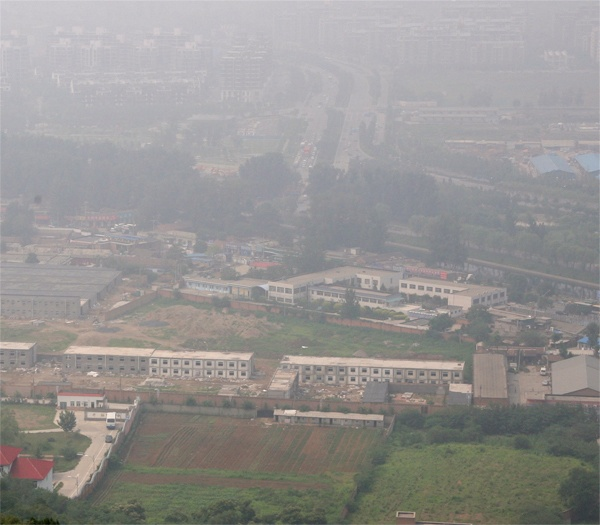
#> input picture fogimg.jpg, 600 x 525 px
$ jupyter execute 'Image Segmentation.ipynb'
#> lines starting #> are read from the running program, lines starting #| are printed output that depends on the picture; after the words box and inside, x2 and y2 are one past the last pixel; in counts of white or black regions, pixels touching at a corner belong together
# 1. Importing Necessary Packages

[cell 1]
import numpy as np
import cv2

# 2. Input the image

[cell 2]
img = cv2.imread('fogimg.jpg')
#> img is the input picture: shape (525, 600, 3); mean B, G, R 146.2, 147.8, 149.9

# 3. Applying thresholding to segment the image

[cell 3]
# Convert the image into grayscale
gray = cv2.cvtColor(img, cv2.COLOR_BGR2GRAY)

# Perform thresholding segmentation
ret, thresh = cv2.threshold(gray, 0, 255, cv2.THRESH_BINARY_INV+cv2.THRESH_OTSU)
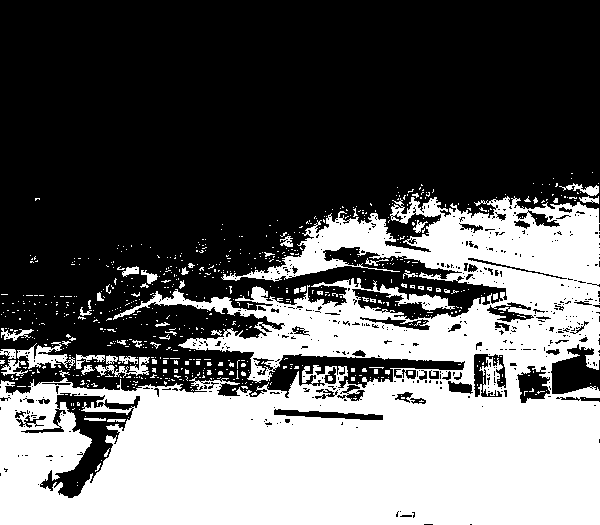
#> thresh: shape (525, 600); 39.3% white; 706 white regions (658 under 20 px), largest, box (x1, y1, x2, y2) and area: (0, 196, 600, 525) 117652, (17, 342, 75, 369) 669, (95, 357, 150, 378) 380
#> ret = 142

# Display the segmented image
cv2.imshow('Segmented image using Thresholding', thresh)
cv2.waitKey(0)
cv2.destroyAllWindows()

# 4. Applying Canny Edge Detection Algorithm to segment the image

[cell 4]
# Define the edge detection parameters
threshold1 = 30
threshold2 = 100

# Perform Canny edge detection
edges = cv2.Canny(img, threshold1, threshold2)
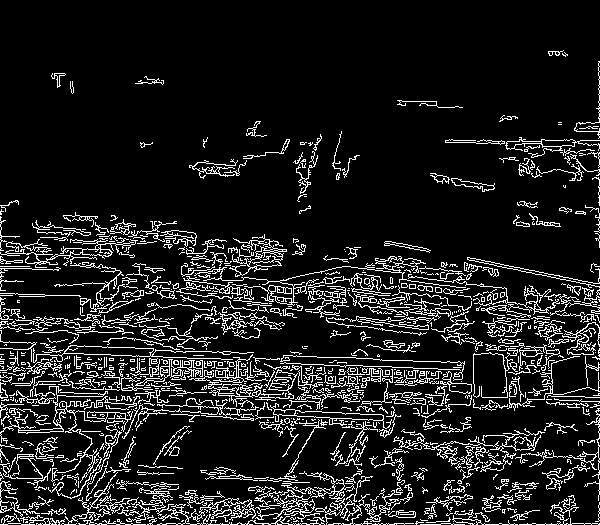
#> edges: shape (525, 600); 11.8% white in thin lines or dots

# Display the edges
cv2.imshow('Segmented image using Canny Edge Detection', edges)
cv2.waitKey(0)
cv2.destroyAllWindows()

# 5. Applying Region Growing to segment the image

[cell 5]
# Convert the image into grayscale and remove noise
gray = cv2.cvtColor(img, cv2.COLOR_BGR2GRAY)
gray = cv2.medianBlur(gray, 5)

# Function to perform region growing
def region_growing(image, seed):
#> called with seed = (200, 200)
    out = np.zeros_like(image)
    out[seed] = 255
    queue = [seed]
    while queue:
        pixel = queue.pop(0)
        for neighbor in get_neighbors(pixel, image.shape):
            if abs(image[pixel] - image[neighbor]) < 50 and out[neighbor] == 0:
                out[neighbor] = 255
                queue.append(neighbor)
    return out

# Function to get the neighbours of a given pixel
def get_neighbors(pixel, shape):
    indices = [(pixel[0] - 1, pixel[1] - 1),
               (pixel[0] - 1, pixel[1]),
               (pixel[0] - 1, pixel[1] + 1),
               (pixel[0], pixel[1] - 1),
               (pixel[0], pixel[1] + 1),
               (pixel[0] + 1, pixel[1] - 1),
               (pixel[0] + 1, pixel[1]),
               (pixel[0] + 1, pixel[1] + 1)]
    neighbors = filter(lambda x: 0 <= x[0] < shape[0] and 0 <= x[1] < shape[1], indices)
    return neighbors

# Select the seed point and segment it using region growing
seed = (200, 200)
region_grown = region_growing(gray, seed)
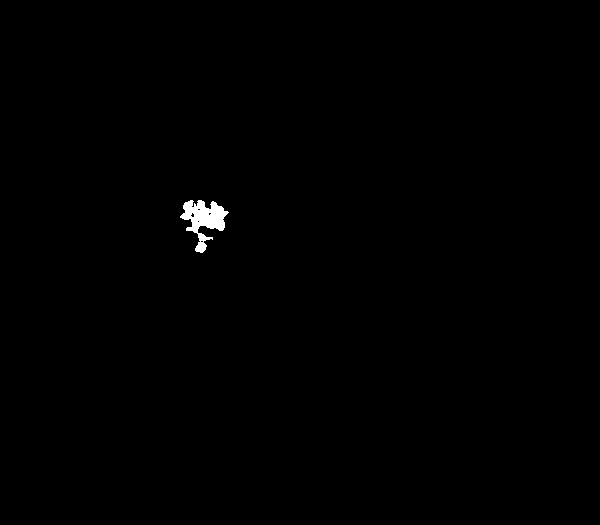
#> region_grown: shape (525, 600); 0.37% white; 1 white region, box (x1, y1, x2, y2) and area: (180, 200, 229, 253) 1173

# Display the output image
cv2.imshow("Segmented image using Region Growing", region_grown)
cv2.waitKey(0)
cv2.destroyAllWindows()

# 5. Applying Clustering (k-means) to segment the image

[cell 6]
# Reshape the input image to a 2D array of pixels
pixel_values = img.reshape((-1, 3))

# Convert the pixel values to float32 for K-means clustering
pixel_values = np.float32(pixel_values)

# Define the parameters for K-means clustering
K = 4 # number of clusters
criteria = (cv2.TERM_CRITERIA_EPS + cv2.TERM_CRITERIA_MAX_ITER, 10, 1.0)

# Perform K-means clustering
ret, labels, centers = cv2.kmeans(pixel_values, K, None, criteria, 10, cv2.KMEANS_RANDOM_CENTERS)
#> ret = 102298486.5; centers = [[91.4, 103.3, 102.1], [186.7, 183.5, 186.7], [132.7, 134.4, 137], [159, 157.4, 160.7]]

# Reshape the labels and centers to the original image shape
segmented_image = labels.reshape(img.shape[:2])
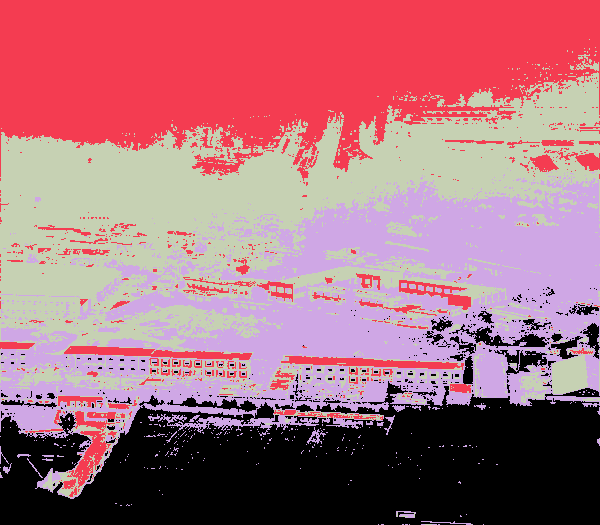
#> segmented_image: shape (525, 600) int32; 4 distinct labels, from 0 to 3; one colour per label, 0 black
centers = np.uint8(centers)
#> centers = [[91, 103, 102], [186, 183, 186], [132, 134, 136], [159, 157, 160]]
segmented_image = centers[segmented_image]
#> segmented_image: shape (525, 600, 3)

# Display the segmented image
cv2.imshow('Segmented Image using k-means clustering', segmented_image)
cv2.waitKey(0)
cv2.destroyAllWindows()

# 6. Applying Erosion and Dilation on the segmented images (Morphological Operations)

[cell 7]
import cv2
import numpy as np

img = segmented_image

# Define kernel size for erosion and dilation
kernel_size = (5,5)

# Create erosion and dilation kernels
erosion_kernel = cv2.getStructuringElement(cv2.MORPH_RECT, kernel_size)
dilation_kernel = cv2.getStructuringElement(cv2.MORPH_RECT, kernel_size)

# Apply erosion to segmented image
eroded_img = cv2.erode(img, erosion_kernel, iterations=1)
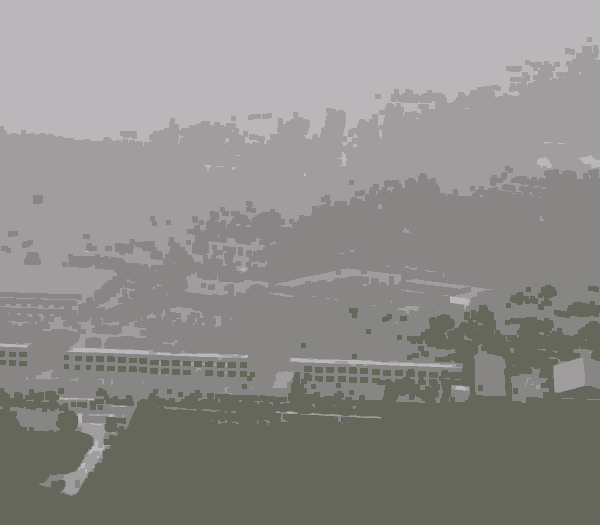
#> eroded_img: shape (525, 600, 3); mean of channels 0, 1, 2 138.6, 141.4, 143; drawn as B, G, R
# Apply dilation to segmented image
dilated_img = cv2.dilate(img, dilation_kernel, iterations=1)
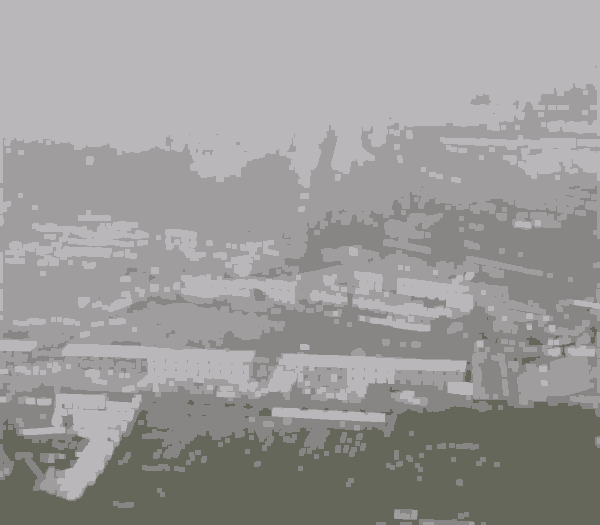
#> dilated_img: shape (525, 600, 3); mean of channels 0, 1, 2 153.5, 154.1, 156.3; drawn as B, G, R

# Display the original, eroded, and dilated images
cv2.imshow('Eroded Image', eroded_img)
cv2.imshow('Dilated Image', dilated_img)
cv2.waitKey(0)
cv2.destroyAllWindows()

# 7. Applying Clustering (k-means) to segment the image followed by thresholding

[cell 8]
import cv2
import numpy as np

img = cv2.imread('img3.png')
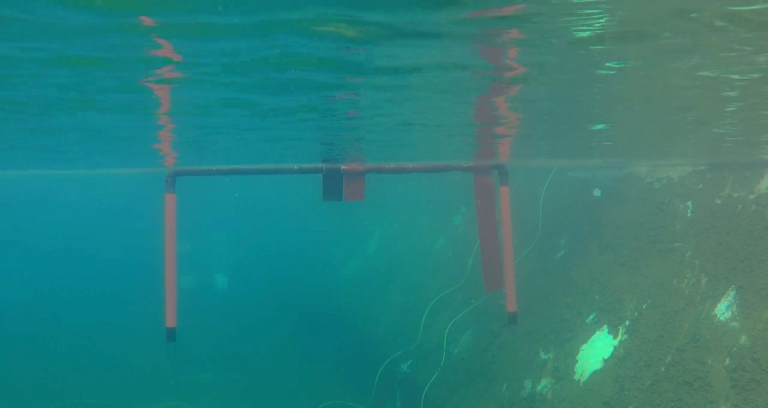
#> input picture img3.png, 768 x 408 px
#> img is the input picture: shape (408, 768, 3); mean B, G, R 123.6, 127.4, 43.7

# Reshape the input image to a 2D array of pixels
pixel_values = img.reshape((-1, 3))

# Convert the pixel values to float32 for K-means clustering
pixel_values = np.float32(pixel_values)

# Define the parameters for K-means clustering
K = 4 # number of clusters
criteria = (cv2.TERM_CRITERIA_EPS + cv2.TERM_CRITERIA_MAX_ITER, 10, 1.0)

# Perform K-means clustering
ret, labels, centers = cv2.kmeans(pixel_values, K, None, criteria, 10, cv2.KMEANS_RANDOM_CENTERS)
#> ret = 80754861.8; centers = [[117.7, 125.5, 49.85], [121.5, 122, 12.81], [111.9, 126.3, 84.85], [143.8, 135.3, 17.94]]

# Reshape the labels and centers to the original image shape
segmented_image = labels.reshape(img.shape[:2])
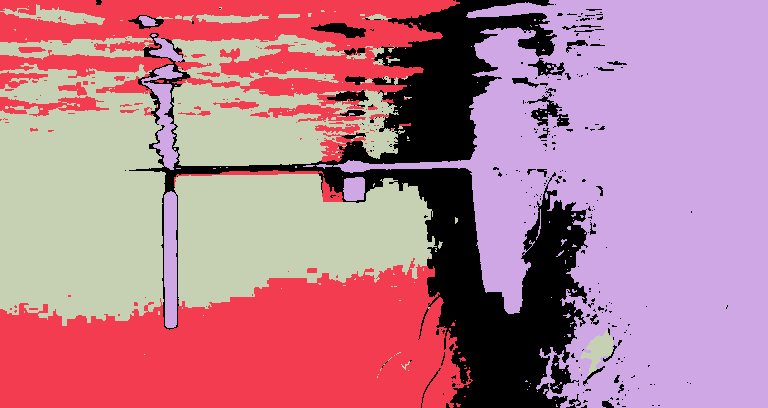
#> segmented_image: shape (408, 768) int32; 4 distinct labels, from 0 to 3; one colour per label, 0 black
centers = np.uint8(centers)
#> centers = [[117, 125, 49], [121, 121, 12], [111, 126, 84], [143, 135, 17]]
img = centers[segmented_image]

# Convert the clustered image into grayscale
gray = cv2.cvtColor(img, cv2.COLOR_BGR2GRAY)
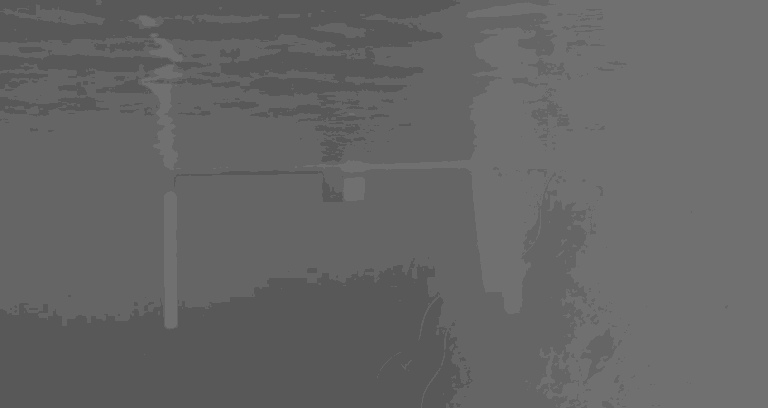
#> gray: shape (408, 768); min 88, max 112, mean 101.4

# Perform thresholding segmentation on segmented image
ret, thresh = cv2.threshold(gray, 0, 255, cv2.THRESH_BINARY_INV+cv2.THRESH_OTSU)
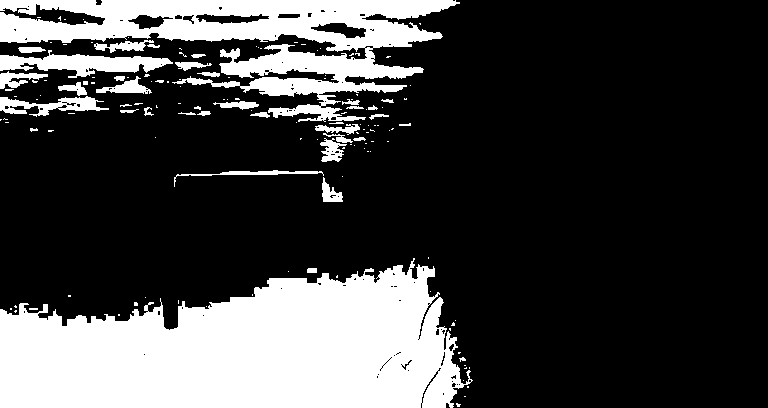
#> thresh: shape (408, 768); 25.4% white; 147 white regions (109 under 20 px), largest, box (x1, y1, x2, y2) and area: (0, 258, 473, 408) 49753, (0, 0, 460, 122) 21968, (0, 50, 173, 78) 2340
#> ret = 88

# Display the segmented image (after clustering and thresholding)
cv2.namedWindow("Segmented image using Clustering and Thresholding",cv2.WINDOW_NORMAL)
cv2.resizeWindow("Segmented image using Clustering and Thresholding", 800, 600)
cv2.imshow('Segmented image using Clustering and Thresholding', thresh)
cv2.waitKey(0)
cv2.destroyAllWindows()
